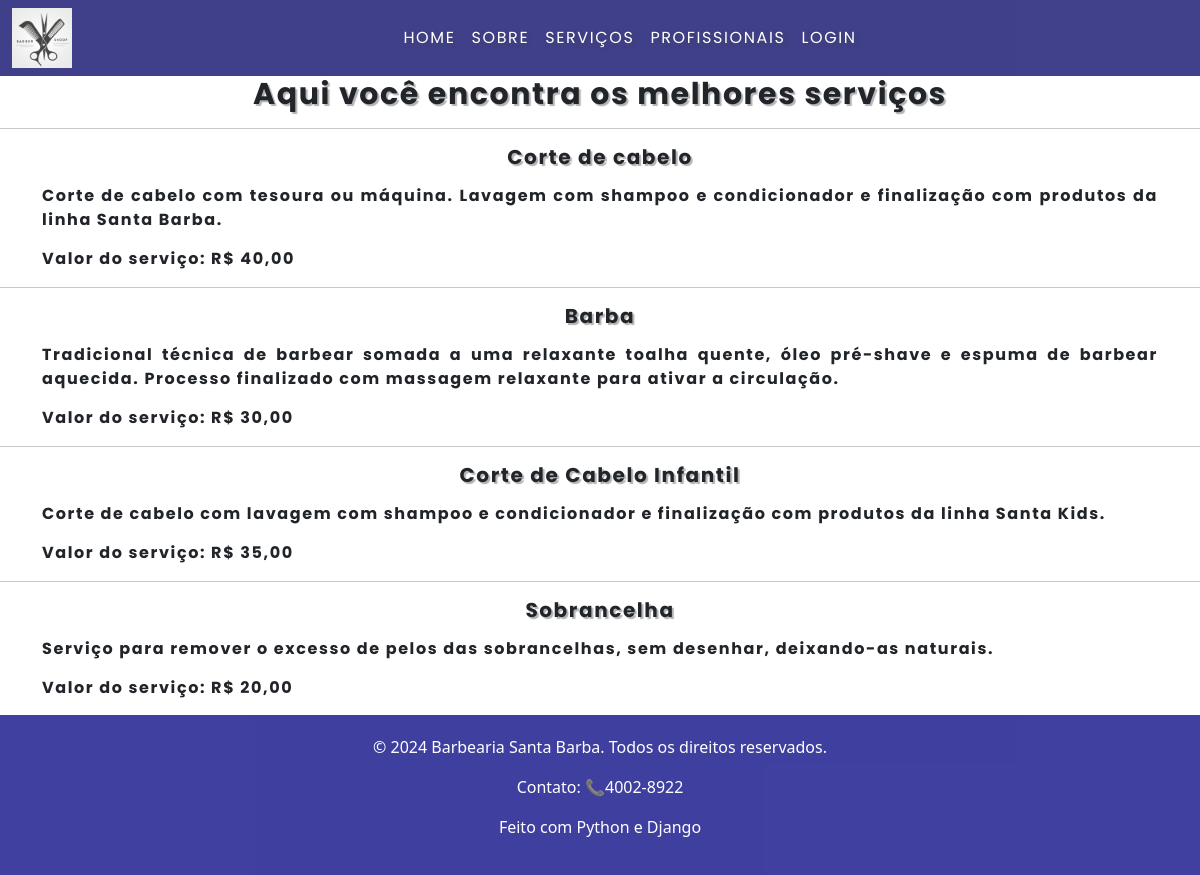
The page /servicos/ on the database its author committed.
### app_barbearia/models.py (models this page shows)
class Servico(models.Model):
    codigo = models.CharField(max_length=6, unique=True)
    descricao_curta = models.CharField(max_length=50, default='descricao')
    descricao_longa = models.TextField(max_length=500, default='descricao longa')
    categoria = models.CharField(max_length=20, choices=LISTA_CATEGORIAS)
    valor = models.DecimalField(max_digits=10, decimal_places=2)
    tempo = models.IntegerField()
    def __str__(self) -> str:
        return self.descricao_curta

### app_barbearia/views.py (the view)
# urls.py: path('servicos/', Servicos.as_view(), name='servicos'),
class Servicos(ListView):
    template_name = 'servicos.html'
    model = Servico

### app_barbearia/templates/servicos.html
{% extends 'base.html' %}
{% block content %}
    <div>
        <h3 class="titulo"> Aqui você encontra os melhores serviços </h3>
        {% for servico in object_list %}
        <hr>
        <h5 class="titulos">{{ servico }}</h5>
        <p class="container">{{ servico.descricao_longa }}</p>
        <p class="container">Valor do serviço: R$ {{ servico.valor }}</p>
        {% endfor %}
    </div>
{% endblock %}

### static/css/style.css (style rules this page uses)
.container { font-family: 'Poppins', sans-serif; font-weight: 700; text-align: justify; letter-spacing: 0.1rem; text-shadow: 2px 2px 5px rgba(0, 0, 0, 0); margin-bottom: 15px; margin-top: 15px; }
.titulos { font-family: 'Poppins', sans-serif; font-weight: 700; text-align: center; letter-spacing: 0.1rem; text-shadow: 2px 2px 1px rgba(0, 0, 0, 0.3); margin-bottom: 15px; }
.titulo { font-family: 'Poppins', sans-serif; font-weight: 700; font-size: 30px; text-align: center; letter-spacing: 0.1rem; text-shadow: 2px 2px 1px rgba(0, 0, 0, 0.3); margin-bottom: 15px }

### rows shown on the page
Servico: descricao_curta "Corte de cabelo", descricao_longa "Corte de cabelo com tesoura ou máquina. Lavagem com shampoo e condicionador e finalização com produtos da linha Santa Barba.", valor "40,00"
Servico: descricao_curta "Barba", descricao_longa "Tradicional técnica de barbear somada a uma relaxante toalha quente, óleo pré-shave e espuma de barbear aquecida. Processo finalizado com massagem relaxante para ativar a circulação.", valor "30,00"
Servico: descricao_curta "Corte de Cabelo Infantil", descricao_longa "Corte de cabelo com lavagem com shampoo e condicionador e finalização com produtos da linha Santa Kids.", valor "35,00"
Servico: descricao_curta "Sobrancelha", descricao_longa "Serviço para remover o excesso de pelos das sobrancelhas, sem desenhar, deixando-as naturais.", valor "20,00"
